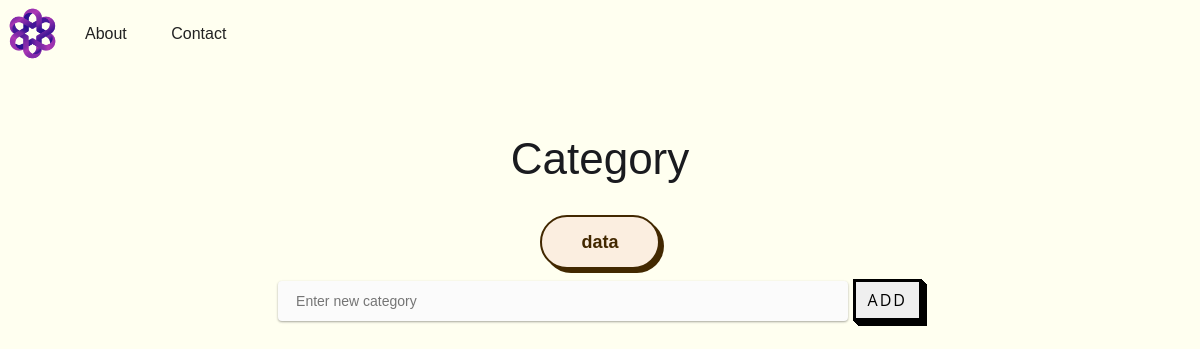
The page /category/ (signed in) on the database as committed earlier.
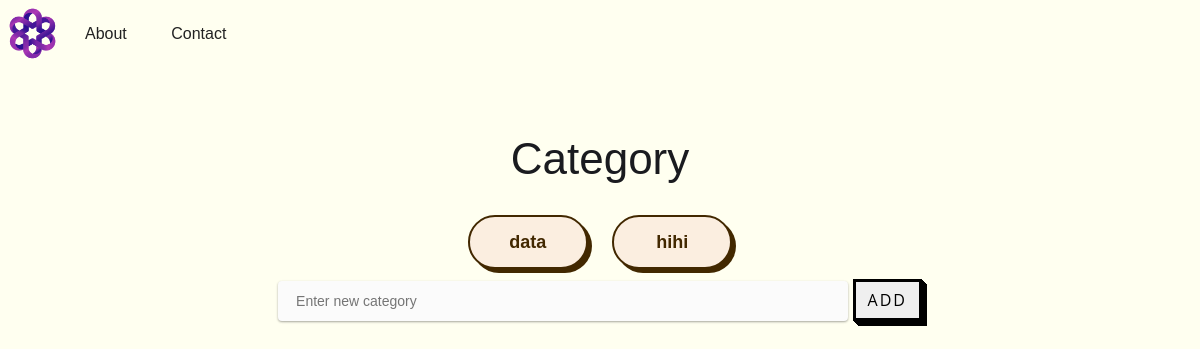
The same page on the database as committed later.
### user/models.py (models this page shows)
class UserCategory(models.Model):
    inserted_category=models.CharField(max_length=32)
    user_id=models.ForeignKey(User,on_delete=models.SET_NULL, null=True)

### main/views.py (the view, shortened to what this page needs)
# urls.py: path('category/',views.category,name="category"),
def category(request):
    userCategories=UserCategory.objects.filter(user_id__username=request.user.username)
    print("category!!!",request.user.username) #잘 나옴
    context={'userCategories':userCategories}
    return render(request,"main/category.html",context=context)

### main/templates/main/category.html (shortened to what this page needs)
{% load static %}
<!DOCTYPE html>
<html>
<head>
  <link href="{% static 'css/styles.css' %}" rel="stylesheet" type="text/css" />
</head>
<body>
    <div data-collapse="medium" data-animation="default" data-duration="400" data-easing="ease" data-easing2="ease"
    role="banner" class="navigation w-nav">
    <div class="navigation-items"><a href="/" class="logo-link w-nav-brand"><img src="{% static 'img/logo.png' %}"
            width="65" alt="" class="logo-image" /></a>
    </div>
    <div class="navigation-wrap">
    <a href="/about/" class="navigation-item w-nav-link">About</a>
    <a href="/contact/"class="navigation-item w-nav-link">Contact</a>
    </div>
    </div>
  <div class="section">
    <div class="container cc-heading-wrap">
      <h1 class="heading-5">Category</h1>
      <div class="store-categories-wrap">
          <div class="collection-wrap">
            {%for category in userCategories %}
            <button class="button-74" role="button"
              onclick="location.href='/category/{{category.pk}}/'">{{category.inserted_category}}</button>
            {%endfor%}
          <form id="add-category-form" method="post" action="{% url 'category' %}">
            <input type="text" id="new-keyword-input" class="input-54" name="new_category" placeholder="Enter new category">
            <button type="submit" class="button-54">Add</button>
        </form>
          </div>
      </div>
    </div>
  </div>
</body>
</html>

Rows that differ between the two databases and show on the page:
added UserCategory: inserted_category "hihi"
